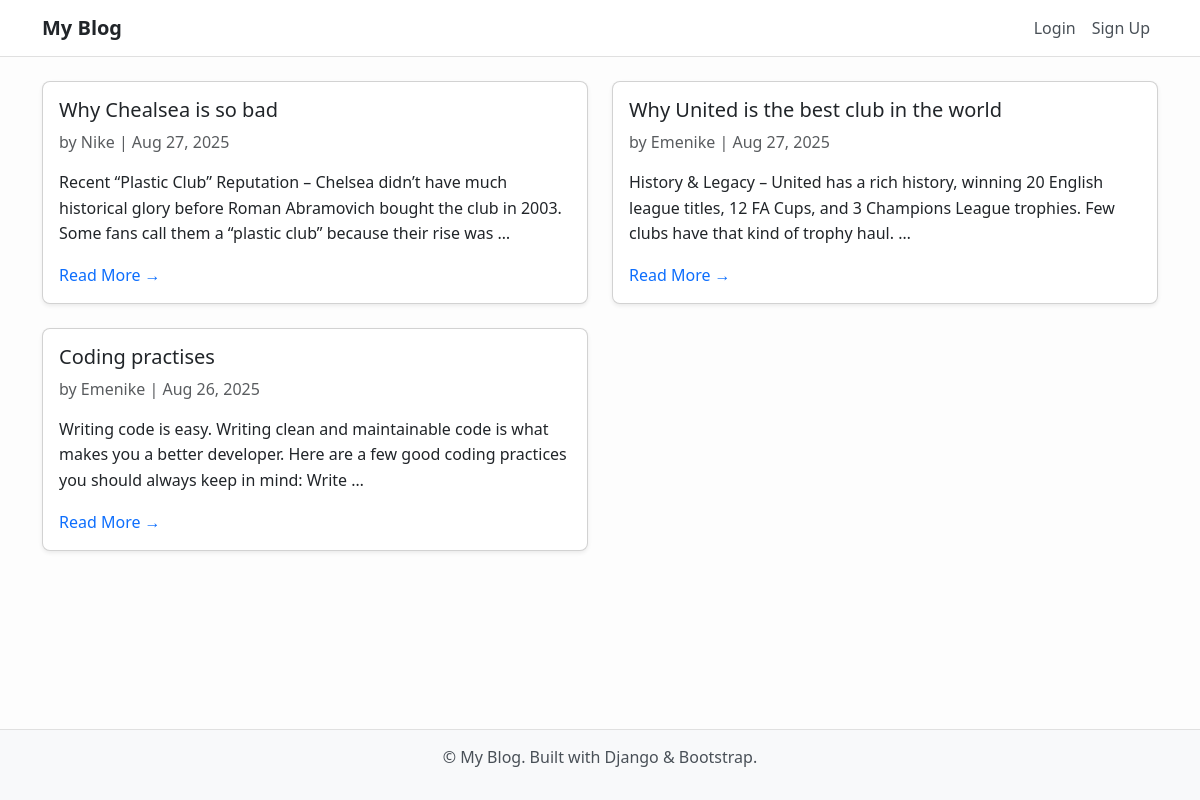
Before: / with the older database file.
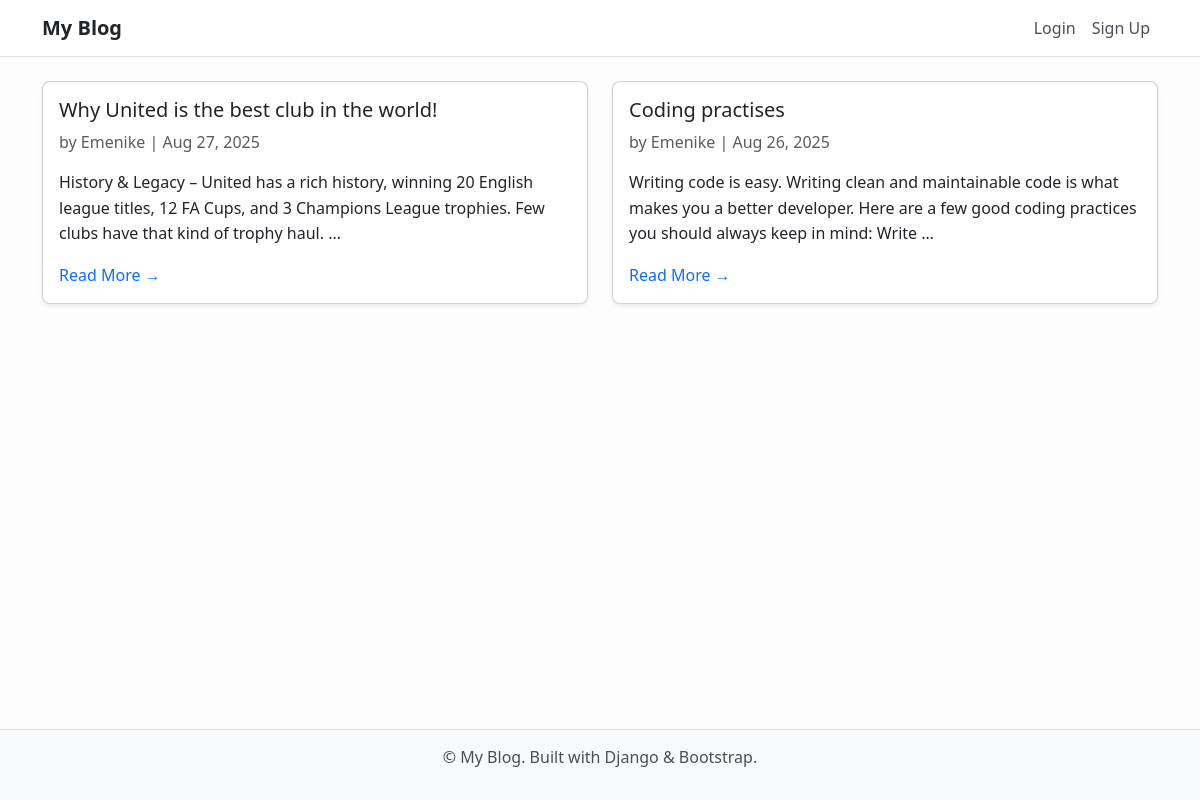
After: the same page with the newer database file.
### blogs/models.py (models this page shows, shortened)
class BlogPost(models.Model):
   title = models.CharField(max_length=100)
   author = models.ForeignKey(User, on_delete=models.CASCADE, max_length=50, blank=True, null=True)
   body = models.TextField()
   date_created = models.DateTimeField(auto_now_add=True)
   class Meta:
      ordering = ['-date_created']

### blogs/views.py (the view)
# urls.py: path('', views.home, name='home'),
def home(request):
    blogs = BlogPost.objects.all()
    context = {'blogs': blogs}
    return render(request, template_name='blogs/home.html', context=context)

### blogs/templates/blogs/home.html (shortened to what this page needs)
{% extends "blogs/base.html" %}
{% load django_bootstrap5 %}
{% block content %}
<div class="row g-4">
    {% for blog in blogs %}
    <div class="col-lg-6 col-md-12">
        <div class="card shadow-sm rounded-3 p-3 blog-card h-100">
            <h5 class="card-title mb-2">{{ blog.title }}</h5>
            <p class="text-muted mb-3">
                by {{ blog.author }} | {{ blog.date_created|date:"M d, Y" }}
            </p>
            <p class="card-text" style="line-height: 1.6;">
                {{ blog.body|truncatewords:30 }}
            </p>
            <a href="{% url 'blog-detail' blog.id %}" class="read-more">Read More →</a>
        </div>
    </div>
    {% empty %}
    <div class="col-12">
        <p class="text-muted">No blog posts yet. {% if user.is_authenticated %}<a href="{% url 'create-blog' %}">Write one?</a>{% endif %}</p>
    </div>
    {% endfor %}
</div>
{% endblock %}

### blogs/templates/blogs/base.html (shortened to what this page needs)
<!DOCTYPE html>
<html lang="en">
<head>
    <link href="https://cdn.jsdelivr.net/npm/bootstrap@5.3.3/dist/css/bootstrap.min.css" rel="stylesheet">
</head>
<body>
    <nav class="navbar navbar-expand-lg">
        <div class="container">
            <a class="navbar-brand" href="{% url 'home' %}">My Blog</a>
            <div class="collapse navbar-collapse" id="navbarNav">
                <ul class="navbar-nav ms-auto align-items-center">
                    {% if user.is_authenticated %}
                        <li class="nav-item">
                            <span class="nav-link">Hi, {{ user.username }}!</span>
                        </li>
                        <li class="nav-item ms-3">
                            <a href="{% url 'create-blog' %}" class="btn btn-outline-primary btn-sm">+ New Post</a>
                        </li>
                        <li class="nav-item ms-3">
                            <form method="POST" action="{% url 'logout' %}" class="d-flex">
                                {% csrf_token %}
                                <button type="submit" class="btn btn-link nav-link p-0">Logout</button>
                            </form>
                        </li>
                    {% else %}
                        <li class="nav-item">
                            <a class="nav-link" href="{% url 'login' %}">Login</a>
                        </li>
                        <li class="nav-item">
                            <a class="nav-link" href="{% url 'signup' %}">Sign Up</a>
                        </li>
                    {% endif %}
                </ul>
            </div>
        </div>
    </nav>
    <div class="container my-4 flex-grow-1">
        {% block content %}{% endblock %}
    </div>
    <footer>
        <p>© {{ now|date:"Y" }} My Blog. Built with Django & Bootstrap.</p>
    </footer>
</body>
</html>

### blogs/templates/blogs/base.html (style rules this page uses)
body { font-family: "Segoe UI", Tahoma, Geneva, Verdana, sans-serif; background-color: #fdfdfd; color: #212529; min-height: 100vh; display: flex; flex-direction: column; }
nav { background-color: #ffffff; border-bottom: 1px solid #e0e0e0; }
nav .navbar-brand { font-weight: 700; color: #212529; }
nav .nav-link { color: #495057; transition: color 0.2s; }
footer { background-color: #f8f9fa; color: #495057; padding: 15px 0; text-align: center; margin-top: auto; border-top: 1px solid #e0e0e0; }
.blog-card { transition: transform 0.2s ease-in-out, box-shadow 0.2s ease-in-out; }
.read-more { text-decoration: none; color: #0d6efd; font-weight: 500; transition: color 0.2s; }

Changed rows visible on the page:
removed BlogPost: title "Why Chealsea is so bad", author "Nike", date_created "Aug 27, 2025", body "Recent “Plastic Club” Reputation – Chelsea didn’t have much historical glory before Roman Abramovich bought the club in 2003. Some fans call them a “plastic club” because their rise was …"
changed BlogPost: title "Why United is the best club in the world" → "Why United is the best club in the world!"
